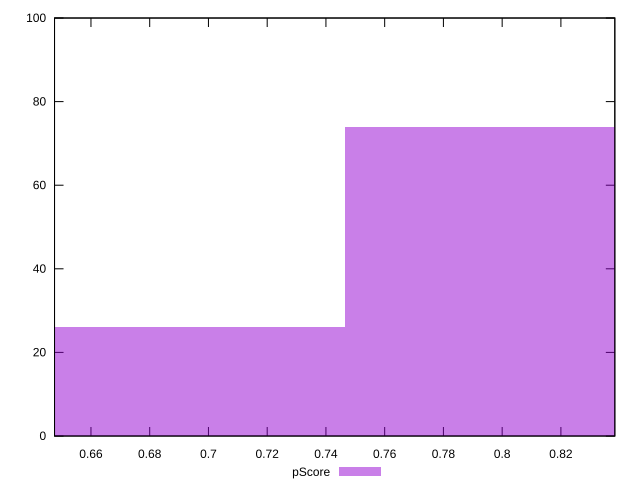

Reproduce this figure in gnuplot.
reset

$pScore <<EOF
0.7963216479772498 74
0.6967814419800936 26
EOF

set key outside below
set boxwidth 0.09954020599715623
set xrange [0.6475964215263799:0.8383589612217753]
set yrange [0:100]
set trange [0:100]
set style fill transparent solid 0.5 noborder
set terminal svg size 640, 490 enhanced background rgb 'white'
set output "report_00008_2021-01-22T20:58:29.167/speed-index/samples/pages+cached+nointeractive/pScore/histogram.svg"

plot $pScore title "pScore" with boxes

reset
